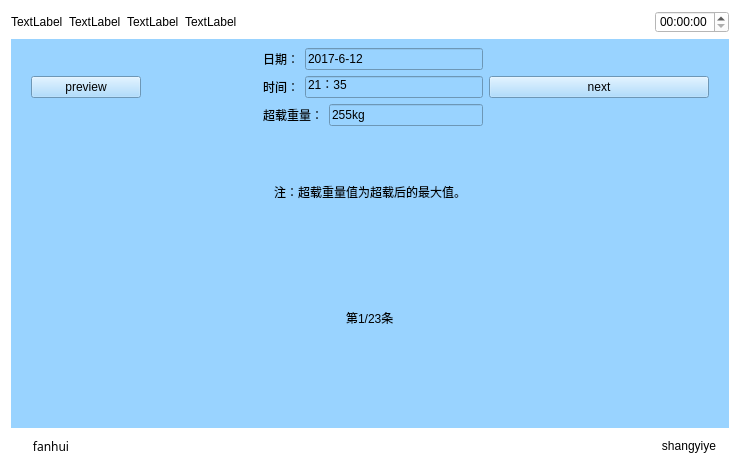
<?xml version="1.0" encoding="UTF-8"?>
<ui version="4.0">
 <class>Chaizai</class>
 <widget class="QWidget" name="Chaizai">
  <property name="geometry">
   <rect>
    <x>0</x>
    <y>0</y>
    <width>740</width>
    <height>470</height>
   </rect>
  </property>
  <property name="windowTitle">
   <string>Form</string>
  </property>
  <property name="styleSheet">
   <string notr="true">background-color: rgb(255, 255, 255);</string>
  </property>
  <layout class="QVBoxLayout" name="verticalLayout_2" stretch="1,5,1">
   <item>
    <layout class="QHBoxLayout" name="horizontalLayout_5">
     <item>
      <widget class="QLabel" name="label_14">
       <property name="text">
        <string>TextLabel</string>
       </property>
      </widget>
     </item>
     <item>
      <widget class="QLabel" name="label_15">
       <property name="text">
        <string>TextLabel</string>
       </property>
      </widget>
     </item>
     <item>
      <widget class="QLabel" name="label_16">
       <property name="text">
        <string>TextLabel</string>
       </property>
      </widget>
     </item>
     <item>
      <widget class="QLabel" name="label_17">
       <property name="text">
        <string>TextLabel</string>
       </property>
      </widget>
     </item>
     <item>
      <spacer name="horizontalSpacer_4">
       <property name="orientation">
        <enum>Qt::Horizontal</enum>
       </property>
       <property name="sizeHint" stdset="0">
        <size>
         <width>40</width>
         <height>20</height>
        </size>
       </property>
      </spacer>
     </item>
     <item>
      <widget class="QTimeEdit" name="timeEdit_2"/>
     </item>
    </layout>
   </item>
   <item>
    <widget class="QWidget" name="widget" native="true">
     <property name="sizePolicy">
      <sizepolicy hsizetype="Preferred" vsizetype="Preferred">
       <horstretch>0</horstretch>
       <verstretch>0</verstretch>
      </sizepolicy>
     </property>
     <property name="contextMenuPolicy">
      <enum>Qt::DefaultContextMenu</enum>
     </property>
     <property name="styleSheet">
      <string notr="true">background-color: rgb(153, 211, 255);</string>
     </property>
     <layout class="QVBoxLayout" name="verticalLayout">
      <property name="leftMargin">
       <number>20</number>
      </property>
      <property name="rightMargin">
       <number>20</number>
      </property>
      <property name="bottomMargin">
       <number>50</number>
      </property>
      <item>
       <layout class="QGridLayout" name="gridLayout" columnstretch="1,1,2,2">
        <item row="0" column="0">
         <widget class="QPushButton" name="preview">
          <property name="text">
           <string>preview</string>
          </property>
         </widget>
        </item>
        <item row="0" column="1">
         <widget class="QLabel" name="label_6">
          <property name="sizePolicy">
           <sizepolicy hsizetype="Ignored" vsizetype="Ignored">
            <horstretch>0</horstretch>
            <verstretch>0</verstretch>
           </sizepolicy>
          </property>
          <property name="text">
           <string/>
          </property>
          <property name="pixmap">
           <pixmap resource="myimages.qrc">:/image/images/warning.png</pixmap>
          </property>
          <property name="scaledContents">
           <bool>true</bool>
          </property>
          <property name="wordWrap">
           <bool>false</bool>
          </property>
         </widget>
        </item>
        <item row="0" column="2">
         <layout class="QVBoxLayout" name="verticalLayout_3">
          <item>
           <layout class="QHBoxLayout" name="horizontalLayout_3">
            <item>
             <widget class="QLabel" name="label_7">
              <property name="text">
               <string>日期：</string>
              </property>
             </widget>
            </item>
            <item>
             <widget class="QLineEdit" name="lineEdit_2">
              <property name="text">
               <string>2017-6-12</string>
              </property>
             </widget>
            </item>
           </layout>
          </item>
          <item>
           <layout class="QHBoxLayout" name="horizontalLayout_4">
            <item>
             <widget class="QLabel" name="label_8">
              <property name="text">
               <string>时间：</string>
              </property>
             </widget>
            </item>
            <item>
             <widget class="QLineEdit" name="lineEdit_3">
              <property name="text">
               <string>21：35</string>
              </property>
             </widget>
            </item>
           </layout>
          </item>
          <item>
           <layout class="QHBoxLayout" name="horizontalLayout_6" stretch="0,0">
            <item>
             <widget class="QLabel" name="label_9">
              <property name="text">
               <string>超载重量：</string>
              </property>
             </widget>
            </item>
            <item>
             <widget class="QLineEdit" name="lineEdit_4">
              <property name="text">
               <string>255kg</string>
              </property>
             </widget>
            </item>
           </layout>
          </item>
         </layout>
        </item>
        <item row="0" column="3">
         <widget class="QPushButton" name="next">
          <property name="text">
           <string>next</string>
          </property>
         </widget>
        </item>
       </layout>
      </item>
      <item>
       <layout class="QHBoxLayout" name="horizontalLayout">
        <item>
         <spacer name="horizontalSpacer_2">
          <property name="orientation">
           <enum>Qt::Horizontal</enum>
          </property>
          <property name="sizeHint" stdset="0">
           <size>
            <width>40</width>
            <height>20</height>
           </size>
          </property>
         </spacer>
        </item>
        <item>
         <widget class="QLabel" name="label">
          <property name="text">
           <string>注：超载重量值为超载后的最大值。</string>
          </property>
         </widget>
        </item>
        <item>
         <spacer name="horizontalSpacer_5">
          <property name="orientation">
           <enum>Qt::Horizontal</enum>
          </property>
          <property name="sizeHint" stdset="0">
           <size>
            <width>40</width>
            <height>20</height>
           </size>
          </property>
         </spacer>
        </item>
       </layout>
      </item>
      <item>
       <layout class="QHBoxLayout" name="horizontalLayout_8">
        <item>
         <spacer name="horizontalSpacer_6">
          <property name="orientation">
           <enum>Qt::Horizontal</enum>
          </property>
          <property name="sizeHint" stdset="0">
           <size>
            <width>40</width>
            <height>20</height>
           </size>
          </property>
         </spacer>
        </item>
        <item>
         <widget class="QLabel" name="label_2">
          <property name="text">
           <string>第1/23条</string>
          </property>
         </widget>
        </item>
        <item>
         <spacer name="horizontalSpacer_7">
          <property name="orientation">
           <enum>Qt::Horizontal</enum>
          </property>
          <property name="sizeHint" stdset="0">
           <size>
            <width>40</width>
            <height>20</height>
           </size>
          </property>
         </spacer>
        </item>
       </layout>
      </item>
     </layout>
    </widget>
   </item>
   <item>
    <layout class="QHBoxLayout" name="horizontalLayout_2">
     <item>
      <widget class="QPushButton" name="returnIndex">
       <property name="font">
        <font>
         <family>AR PL UMing TW MBE</family>
        </font>
       </property>
       <property name="text">
        <string>fanhui</string>
       </property>
       <property name="flat">
        <bool>true</bool>
       </property>
      </widget>
     </item>
     <item>
      <spacer name="horizontalSpacer">
       <property name="orientation">
        <enum>Qt::Horizontal</enum>
       </property>
       <property name="sizeHint" stdset="0">
        <size>
         <width>40</width>
         <height>20</height>
        </size>
       </property>
      </spacer>
     </item>
     <item>
      <spacer name="horizontalSpacer_3">
       <property name="orientation">
        <enum>Qt::Horizontal</enum>
       </property>
       <property name="sizeHint" stdset="0">
        <size>
         <width>40</width>
         <height>20</height>
        </size>
       </property>
      </spacer>
     </item>
     <item>
      <widget class="QPushButton" name="returnPage">
       <property name="text">
        <string>shangyiye</string>
       </property>
       <property name="flat">
        <bool>true</bool>
       </property>
      </widget>
     </item>
    </layout>
   </item>
  </layout>
 </widget>
 <resources>
  <include location="myimages.qrc"/>
 </resources>
 <connections/>
</ui>
